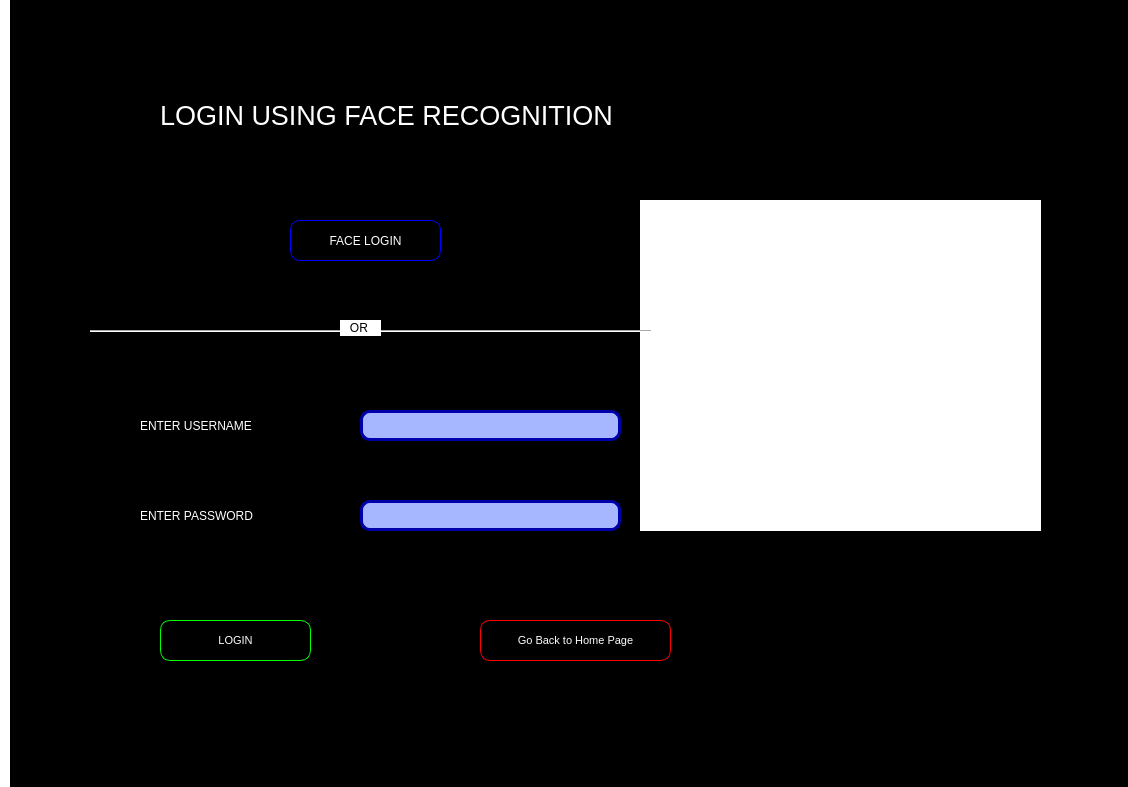
<?xml version="1.0" encoding="UTF-8"?>
<ui version="4.0">
 <class>Form</class>
 <widget class="QWidget" name="Form">
  <property name="geometry">
   <rect>
    <x>0</x>
    <y>0</y>
    <width>1128</width>
    <height>787</height>
   </rect>
  </property>
  <property name="windowTitle">
   <string>Form</string>
  </property>
  <property name="styleSheet">
   <string notr="true">background-color: rgb(255, 255, 255);
</string>
  </property>
  <widget class="QLineEdit" name="lineEdit">
   <property name="geometry">
    <rect>
     <x>260</x>
     <y>430</y>
     <width>261</width>
     <height>31</height>
    </rect>
   </property>
   <property name="styleSheet">
    <string notr="true">QLineEdit{
background-color: rgb(170,170,170);
border:3px solid #747474;
border-radius: 10px;
font:Arial;
}
QLineEdit:Focus{
border:3px solid rgb(0,0,255);
background-color: rgb(255, 255, 255);
}</string>
   </property>
  </widget>
  <widget class="QPushButton" name="pushButton_2">
   <property name="geometry">
    <rect>
     <x>180</x>
     <y>220</y>
     <width>151</width>
     <height>41</height>
    </rect>
   </property>
   <property name="styleSheet">
    <string notr="true">
QPushButton{
background-color: rgb(170,170,170);
border-radius: 20px;
font: 75 8pt &quot;MS Shell Dlg 2&quot;;
border:3px solid #747474;
}
QPushButton:hover{
background-color: #a5b6ff;
border:5px solid #0000ff ;
}</string>
   </property>
   <property name="text">
    <string>FACE LOGIN</string>
   </property>
  </widget>
  <widget class="QLabel" name="label_4">
   <property name="geometry">
    <rect>
     <x>10</x>
     <y>0</y>
     <width>1131</width>
     <height>801</height>
    </rect>
   </property>
   <property name="styleSheet">
    <string notr="true">color: rgb(0, 0, 255);
font: 12pt &quot;MS Shell Dlg 2&quot;;
background-color: rgb(0, 0, 0);</string>
   </property>
   <property name="text">
    <string/>
   </property>
   <property name="pixmap">
    <pixmap>:/newPrefix/newai.jpg</pixmap>
   </property>
   <property name="scaledContents">
    <bool>true</bool>
   </property>
  </widget>
  <widget class="QLineEdit" name="lineEdit_2">
   <property name="geometry">
    <rect>
     <x>360</x>
     <y>410</y>
     <width>261</width>
     <height>31</height>
    </rect>
   </property>
   <property name="styleSheet">
    <string notr="true">QLineEdit{
background-color: #a6b7ff;
border:3px solid rgb(0,0,170);
border-radius: 10px;
font:Arial;
}
QLineEdit:Focus{
border:3px solid #ffff00;
background-color: #ffffd9;
}</string>
   </property>
  </widget>
  <widget class="QPushButton" name="pushButton_3">
   <property name="geometry">
    <rect>
     <x>160</x>
     <y>620</y>
     <width>151</width>
     <height>41</height>
    </rect>
   </property>
   <property name="styleSheet">
    <string notr="true">
QPushButton{
background-color: rgb(0,0,0);
color: #fff;
border:0.5px solid rgb(0,255,0);
border-radius: 10px;
font: 75 8pt ;
}
QPushButton:hover{
background-color: rgb(0,255,0);
color: #fff
}</string>
   </property>
   <property name="text">
    <string>LOGIN</string>
   </property>
  </widget>
  <widget class="QLabel" name="label_5">
   <property name="geometry">
    <rect>
     <x>140</x>
     <y>490</y>
     <width>171</width>
     <height>51</height>
    </rect>
   </property>
   <property name="styleSheet">
    <string notr="true">color: rgb(255, 255, 255);
font: 12pt &quot;MS Shell Dlg 2&quot;;
background-color: none;</string>
   </property>
   <property name="text">
    <string>ENTER PASSWORD</string>
   </property>
  </widget>
  <widget class="QLabel" name="label_6">
   <property name="geometry">
    <rect>
     <x>140</x>
     <y>400</y>
     <width>171</width>
     <height>51</height>
    </rect>
   </property>
   <property name="styleSheet">
    <string notr="true">color: rgb(255, 255, 255);
font: 12pt &quot;MS Shell Dlg 2&quot;;
background-color: none</string>
   </property>
   <property name="text">
    <string>ENTER USERNAME</string>
   </property>
  </widget>
  <widget class="QLineEdit" name="lineEdit_3">
   <property name="geometry">
    <rect>
     <x>360</x>
     <y>500</y>
     <width>261</width>
     <height>31</height>
    </rect>
   </property>
   <property name="styleSheet">
    <string notr="true">QLineEdit{
background-color: #a6b7ff;
border:3px solid rgb(0,0,170);
border-radius: 10px;
font:Arial;
}
QLineEdit:Focus{
border:3px solid #ffff00;
background-color: #ffffd9;
}</string>
   </property>
  </widget>
  <widget class="QLabel" name="label_7">
   <property name="geometry">
    <rect>
     <x>160</x>
     <y>90</y>
     <width>531</width>
     <height>51</height>
    </rect>
   </property>
   <property name="styleSheet">
    <string notr="true">color: #fff;
font: 20pt ;
font-style: Bold;
background-color: none;
</string>
   </property>
   <property name="text">
    <string>LOGIN USING FACE RECOGNITION</string>
   </property>
  </widget>
  <widget class="QPushButton" name="pushButton_4">
   <property name="geometry">
    <rect>
     <x>290</x>
     <y>220</y>
     <width>151</width>
     <height>41</height>
    </rect>
   </property>
   <property name="styleSheet">
    <string notr="true">
QPushButton{
background-color: rgb(0, 0, 0);
color: rgb(255, 255, 255);
border-radius: 10px;
font: 75 8pt &quot;MS Shell Dlg 2&quot;;
border:1px solid rgb(0,0,255);
}
QPushButton:hover{
background-color: rgb(0,0,255);
color: #fff
}</string>
   </property>
   <property name="text">
    <string>FACE LOGIN</string>
   </property>
  </widget>
  <widget class="QLabel" name="label">
   <property name="geometry">
    <rect>
     <x>640</x>
     <y>200</y>
     <width>401</width>
     <height>331</height>
    </rect>
   </property>
   <property name="styleSheet">
    <string notr="true">background-image: url(:/login/images/login.gif);</string>
   </property>
   <property name="text">
    <string/>
   </property>
  </widget>
  <widget class="QPushButton" name="pushButton_5">
   <property name="geometry">
    <rect>
     <x>480</x>
     <y>620</y>
     <width>191</width>
     <height>41</height>
    </rect>
   </property>
   <property name="styleSheet">
    <string notr="true">
QPushButton{
background-color: rgb(0,0,0);
color: #fff;
border:0.5px solid rgb(255,0,0);
border-radius: 10px;
font: 75 8pt ;
}
QPushButton:hover{
background-color: rgb(255,0,0);
color: #fff
}</string>
   </property>
   <property name="text">
    <string>Go Back to Home Page</string>
   </property>
  </widget>
  <widget class="Line" name="line">
   <property name="geometry">
    <rect>
     <x>90</x>
     <y>330</y>
     <width>561</width>
     <height>2</height>
    </rect>
   </property>
   <property name="orientation">
    <enum>Qt::Horizontal</enum>
   </property>
  </widget>
  <widget class="QLabel" name="label_2">
   <property name="geometry">
    <rect>
     <x>340</x>
     <y>320</y>
     <width>41</width>
     <height>16</height>
    </rect>
   </property>
   <property name="text">
    <string>   OR</string>
   </property>
  </widget>
 </widget>
 <resources>
  <include location="../test1.qrc"/>
 </resources>
 <connections/>
</ui>
